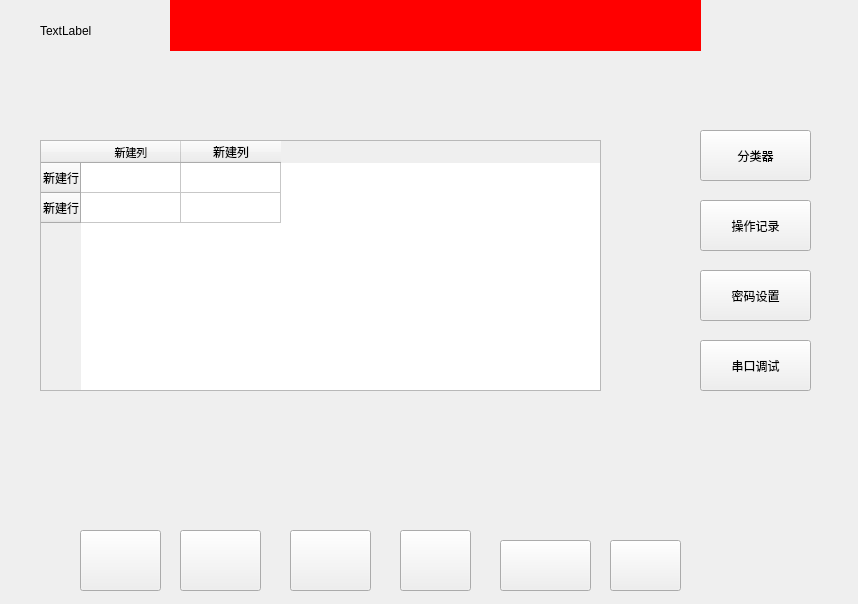
<?xml version="1.0" encoding="UTF-8"?>
<ui version="4.0">
 <class>widgetOne</class>
 <widget class="QWidget" name="widgetOne">
  <property name="geometry">
   <rect>
    <x>0</x>
    <y>0</y>
    <width>858</width>
    <height>604</height>
   </rect>
  </property>
  <property name="windowTitle">
   <string>Form</string>
  </property>
  <widget class="QStackedWidget" name="stackedWidget">
   <property name="geometry">
    <rect>
     <x>0</x>
     <y>60</y>
     <width>851</width>
     <height>481</height>
    </rect>
   </property>
   <property name="currentIndex">
    <number>1</number>
   </property>
   <widget class="QWidget" name="page_3">
    <widget class="QLineEdit" name="lineEdit_2">
     <property name="geometry">
      <rect>
       <x>30</x>
       <y>140</y>
       <width>131</width>
       <height>21</height>
      </rect>
     </property>
    </widget>
    <widget class="QLineEdit" name="lineEdit_3">
     <property name="geometry">
      <rect>
       <x>30</x>
       <y>70</y>
       <width>131</width>
       <height>21</height>
      </rect>
     </property>
    </widget>
    <widget class="QLabel" name="label_3">
     <property name="geometry">
      <rect>
       <x>30</x>
       <y>110</y>
       <width>141</width>
       <height>31</height>
      </rect>
     </property>
     <property name="text">
      <string>紫外次数(分钟)</string>
     </property>
    </widget>
    <widget class="QLineEdit" name="lineEdit_6">
     <property name="geometry">
      <rect>
       <x>30</x>
       <y>210</y>
       <width>131</width>
       <height>21</height>
      </rect>
     </property>
    </widget>
    <widget class="QLineEdit" name="lineEdit_4">
     <property name="geometry">
      <rect>
       <x>30</x>
       <y>140</y>
       <width>131</width>
       <height>21</height>
      </rect>
     </property>
    </widget>
    <widget class="QLabel" name="label_7">
     <property name="geometry">
      <rect>
       <x>30</x>
       <y>180</y>
       <width>141</width>
       <height>31</height>
      </rect>
     </property>
     <property name="text">
      <string>日光次数(小时)</string>
     </property>
    </widget>
    <widget class="QLineEdit" name="lineEdit">
     <property name="geometry">
      <rect>
       <x>30</x>
       <y>70</y>
       <width>131</width>
       <height>21</height>
      </rect>
     </property>
    </widget>
    <widget class="QLabel" name="label_8">
     <property name="geometry">
      <rect>
       <x>30</x>
       <y>180</y>
       <width>141</width>
       <height>31</height>
      </rect>
     </property>
     <property name="text">
      <string>日光次数(小时)</string>
     </property>
    </widget>
    <widget class="QLineEdit" name="lineEdit_7">
     <property name="geometry">
      <rect>
       <x>30</x>
       <y>280</y>
       <width>131</width>
       <height>21</height>
      </rect>
     </property>
     <property name="text">
      <string/>
     </property>
    </widget>
    <widget class="QLabel" name="label_5">
     <property name="geometry">
      <rect>
       <x>30</x>
       <y>250</y>
       <width>141</width>
       <height>31</height>
      </rect>
     </property>
     <property name="text">
      <string>紫外次数(小时)</string>
     </property>
    </widget>
    <widget class="QLabel" name="label">
     <property name="geometry">
      <rect>
       <x>30</x>
       <y>40</y>
       <width>141</width>
       <height>31</height>
      </rect>
     </property>
     <property name="text">
      <string>日光次数(分钟)</string>
     </property>
    </widget>
    <widget class="QLineEdit" name="lineEdit_5">
     <property name="geometry">
      <rect>
       <x>30</x>
       <y>210</y>
       <width>131</width>
       <height>21</height>
      </rect>
     </property>
    </widget>
    <widget class="QLabel" name="label_4">
     <property name="geometry">
      <rect>
       <x>30</x>
       <y>40</y>
       <width>141</width>
       <height>31</height>
      </rect>
     </property>
     <property name="text">
      <string>日光次数(分钟)</string>
     </property>
    </widget>
    <widget class="QLineEdit" name="lineEdit_8">
     <property name="geometry">
      <rect>
       <x>30</x>
       <y>280</y>
       <width>131</width>
       <height>21</height>
      </rect>
     </property>
     <property name="text">
      <string/>
     </property>
    </widget>
    <widget class="QLabel" name="label_2">
     <property name="geometry">
      <rect>
       <x>30</x>
       <y>110</y>
       <width>141</width>
       <height>31</height>
      </rect>
     </property>
     <property name="text">
      <string>紫外次数(分钟)</string>
     </property>
    </widget>
    <widget class="QPushButton" name="pushButton_19">
     <property name="geometry">
      <rect>
       <x>40</x>
       <y>330</y>
       <width>121</width>
       <height>51</height>
      </rect>
     </property>
     <property name="text">
      <string>生成</string>
     </property>
    </widget>
    <widget class="QChartView" name="graphicsView">
     <property name="geometry">
      <rect>
       <x>170</x>
       <y>50</y>
       <width>541</width>
       <height>361</height>
      </rect>
     </property>
    </widget>
   </widget>
   <widget class="QWidget" name="page_4">
    <widget class="QPushButton" name="pushButton_4">
     <property name="geometry">
      <rect>
       <x>700</x>
       <y>70</y>
       <width>111</width>
       <height>51</height>
      </rect>
     </property>
     <property name="text">
      <string>分类器</string>
     </property>
    </widget>
    <widget class="QPushButton" name="pushButton_5">
     <property name="geometry">
      <rect>
       <x>700</x>
       <y>140</y>
       <width>111</width>
       <height>51</height>
      </rect>
     </property>
     <property name="text">
      <string>操作记录</string>
     </property>
    </widget>
    <widget class="QPushButton" name="pushButton_6">
     <property name="geometry">
      <rect>
       <x>700</x>
       <y>210</y>
       <width>111</width>
       <height>51</height>
      </rect>
     </property>
     <property name="text">
      <string>密码设置</string>
     </property>
    </widget>
    <widget class="QPushButton" name="pushButton_7">
     <property name="geometry">
      <rect>
       <x>700</x>
       <y>280</y>
       <width>111</width>
       <height>51</height>
      </rect>
     </property>
     <property name="text">
      <string>串口调试</string>
     </property>
    </widget>
    <widget class="QStackedWidget" name="stackedWidget_2">
     <property name="geometry">
      <rect>
       <x>10</x>
       <y>20</y>
       <width>671</width>
       <height>431</height>
      </rect>
     </property>
     <property name="currentIndex">
      <number>1</number>
     </property>
     <widget class="QWidget" name="page_5">
      <widget class="QTextBrowser" name="textBrowser">
       <property name="geometry">
        <rect>
         <x>120</x>
         <y>120</y>
         <width>241</width>
         <height>31</height>
        </rect>
       </property>
      </widget>
      <widget class="QLabel" name="label_6">
       <property name="geometry">
        <rect>
         <x>20</x>
         <y>120</y>
         <width>91</width>
         <height>41</height>
        </rect>
       </property>
       <property name="text">
        <string>分类器名称：</string>
       </property>
      </widget>
      <widget class="QPushButton" name="pushButton_3">
       <property name="geometry">
        <rect>
         <x>440</x>
         <y>220</y>
         <width>101</width>
         <height>41</height>
        </rect>
       </property>
       <property name="text">
        <string>查询</string>
       </property>
      </widget>
      <widget class="QPushButton" name="pushButton_2">
       <property name="geometry">
        <rect>
         <x>440</x>
         <y>160</y>
         <width>101</width>
         <height>41</height>
        </rect>
       </property>
       <property name="text">
        <string>删除</string>
       </property>
      </widget>
      <widget class="QPushButton" name="pushButton">
       <property name="geometry">
        <rect>
         <x>440</x>
         <y>100</y>
         <width>101</width>
         <height>41</height>
        </rect>
       </property>
       <property name="text">
        <string>新增</string>
       </property>
      </widget>
     </widget>
     <widget class="QWidget" name="page_8">
      <widget class="QTableWidget" name="tableWidget">
       <property name="geometry">
        <rect>
         <x>30</x>
         <y>60</y>
         <width>561</width>
         <height>251</height>
        </rect>
       </property>
       <property name="lineWidth">
        <number>3</number>
       </property>
       <property name="rowCount">
        <number>2</number>
       </property>
       <row>
        <property name="text">
         <string>新建行</string>
        </property>
       </row>
       <row>
        <property name="text">
         <string>新建行</string>
        </property>
       </row>
       <column>
        <property name="text">
         <string>新建列</string>
        </property>
        <property name="font">
         <font>
          <pointsize>8</pointsize>
         </font>
        </property>
       </column>
       <column>
        <property name="text">
         <string>新建列</string>
        </property>
       </column>
      </widget>
     </widget>
     <widget class="QWidget" name="page_7">
      <widget class="QGroupBox" name="groupBox">
       <property name="geometry">
        <rect>
         <x>0</x>
         <y>80</y>
         <width>121</width>
         <height>351</height>
        </rect>
       </property>
       <property name="title">
        <string>串口设置</string>
       </property>
       <widget class="QComboBox" name="comboBox">
        <property name="geometry">
         <rect>
          <x>20</x>
          <y>50</y>
          <width>87</width>
          <height>22</height>
         </rect>
        </property>
        <item>
         <property name="text">
          <string>ttyS0</string>
         </property>
        </item>
        <item>
         <property name="text">
          <string>ttyS1</string>
         </property>
        </item>
        <item>
         <property name="text">
          <string>ttyS2</string>
         </property>
        </item>
        <item>
         <property name="text">
          <string>ttyUSB0</string>
         </property>
        </item>
       </widget>
       <widget class="QLabel" name="label_16">
        <property name="geometry">
         <rect>
          <x>20</x>
          <y>30</y>
          <width>72</width>
          <height>15</height>
         </rect>
        </property>
        <property name="text">
         <string>串口</string>
        </property>
       </widget>
       <widget class="QLabel" name="label_17">
        <property name="geometry">
         <rect>
          <x>20</x>
          <y>80</y>
          <width>72</width>
          <height>15</height>
         </rect>
        </property>
        <property name="text">
         <string>波特率</string>
        </property>
       </widget>
       <widget class="QComboBox" name="comboBox_2">
        <property name="geometry">
         <rect>
          <x>20</x>
          <y>100</y>
          <width>87</width>
          <height>22</height>
         </rect>
        </property>
        <item>
         <property name="text">
          <string>9600</string>
         </property>
        </item>
        <item>
         <property name="text">
          <string>14400</string>
         </property>
        </item>
        <item>
         <property name="text">
          <string>19200</string>
         </property>
        </item>
        <item>
         <property name="text">
          <string>38400</string>
         </property>
        </item>
        <item>
         <property name="text">
          <string>56000</string>
         </property>
        </item>
       </widget>
       <widget class="QLabel" name="label_18">
        <property name="geometry">
         <rect>
          <x>20</x>
          <y>180</y>
          <width>72</width>
          <height>15</height>
         </rect>
        </property>
        <property name="text">
         <string>停止位</string>
        </property>
       </widget>
       <widget class="QLabel" name="label_19">
        <property name="geometry">
         <rect>
          <x>20</x>
          <y>130</y>
          <width>72</width>
          <height>15</height>
         </rect>
        </property>
        <property name="text">
         <string>校验位</string>
        </property>
       </widget>
       <widget class="QComboBox" name="comboBox_3">
        <property name="geometry">
         <rect>
          <x>20</x>
          <y>150</y>
          <width>87</width>
          <height>22</height>
         </rect>
        </property>
        <item>
         <property name="text">
          <string>无</string>
         </property>
        </item>
        <item>
         <property name="text">
          <string>奇</string>
         </property>
        </item>
        <item>
         <property name="text">
          <string>偶</string>
         </property>
        </item>
       </widget>
       <widget class="QComboBox" name="comboBox_4">
        <property name="geometry">
         <rect>
          <x>20</x>
          <y>200</y>
          <width>87</width>
          <height>22</height>
         </rect>
        </property>
        <item>
         <property name="text">
          <string>1</string>
         </property>
        </item>
        <item>
         <property name="text">
          <string>1.5</string>
         </property>
        </item>
        <item>
         <property name="text">
          <string>2</string>
         </property>
        </item>
       </widget>
       <widget class="QPushButton" name="pushButton_16">
        <property name="geometry">
         <rect>
          <x>20</x>
          <y>240</y>
          <width>81</width>
          <height>31</height>
         </rect>
        </property>
        <property name="text">
         <string>检测串口</string>
        </property>
       </widget>
       <widget class="QCheckBox" name="checkBox">
        <property name="geometry">
         <rect>
          <x>20</x>
          <y>280</y>
          <width>91</width>
          <height>19</height>
         </rect>
        </property>
        <property name="text">
         <string>连续发送</string>
        </property>
       </widget>
       <widget class="QLabel" name="label_20">
        <property name="geometry">
         <rect>
          <x>20</x>
          <y>310</y>
          <width>72</width>
          <height>15</height>
         </rect>
        </property>
        <property name="text">
         <string>间隔(毫秒)</string>
        </property>
       </widget>
       <widget class="QSpinBox" name="spinBox">
        <property name="geometry">
         <rect>
          <x>20</x>
          <y>330</y>
          <width>81</width>
          <height>21</height>
         </rect>
        </property>
       </widget>
      </widget>
      <widget class="QGroupBox" name="groupBox_2">
       <property name="geometry">
        <rect>
         <x>120</x>
         <y>80</y>
         <width>541</width>
         <height>61</height>
        </rect>
       </property>
       <property name="title">
        <string>接收数据</string>
       </property>
       <widget class="QRadioButton" name="radioButton">
        <property name="geometry">
         <rect>
          <x>20</x>
          <y>20</y>
          <width>115</width>
          <height>19</height>
         </rect>
        </property>
        <property name="text">
         <string>字符-字符</string>
        </property>
       </widget>
       <widget class="QRadioButton" name="radioButton_2">
        <property name="geometry">
         <rect>
          <x>130</x>
          <y>20</y>
          <width>115</width>
          <height>19</height>
         </rect>
        </property>
        <property name="text">
         <string>字符-HEX</string>
        </property>
       </widget>
       <widget class="QRadioButton" name="radioButton_3">
        <property name="geometry">
         <rect>
          <x>230</x>
          <y>20</y>
          <width>115</width>
          <height>20</height>
         </rect>
        </property>
        <property name="text">
         <string>字符-HEX</string>
        </property>
       </widget>
       <widget class="QPushButton" name="pushButton_17">
        <property name="geometry">
         <rect>
          <x>430</x>
          <y>20</y>
          <width>81</width>
          <height>31</height>
         </rect>
        </property>
        <property name="text">
         <string>清空显示</string>
        </property>
       </widget>
       <widget class="QLCDNumber" name="lcdNumber">
        <property name="geometry">
         <rect>
          <x>330</x>
          <y>20</y>
          <width>91</width>
          <height>31</height>
         </rect>
        </property>
        <property name="styleSheet">
         <string notr="true">background-color: rgb(0, 255, 127);</string>
        </property>
       </widget>
      </widget>
      <widget class="QLineEdit" name="lineEdit_14">
       <property name="geometry">
        <rect>
         <x>120</x>
         <y>140</y>
         <width>541</width>
         <height>241</height>
        </rect>
       </property>
      </widget>
      <widget class="QGroupBox" name="groupBox_3">
       <property name="geometry">
        <rect>
         <x>120</x>
         <y>390</y>
         <width>541</width>
         <height>41</height>
        </rect>
       </property>
       <property name="title">
        <string>发送数据</string>
       </property>
       <widget class="QPushButton" name="pushButton_18">
        <property name="geometry">
         <rect>
          <x>430</x>
          <y>10</y>
          <width>111</width>
          <height>31</height>
         </rect>
        </property>
        <property name="text">
         <string>发送</string>
        </property>
       </widget>
       <widget class="QLCDNumber" name="lcdNumber_2">
        <property name="geometry">
         <rect>
          <x>20</x>
          <y>20</y>
          <width>81</width>
          <height>23</height>
         </rect>
        </property>
        <property name="styleSheet">
         <string notr="true">background-color: rgb(0, 255, 127);</string>
        </property>
       </widget>
      </widget>
      <widget class="QGroupBox" name="groupBox_5">
       <property name="geometry">
        <rect>
         <x>10</x>
         <y>30</y>
         <width>651</width>
         <height>41</height>
        </rect>
       </property>
       <property name="styleSheet">
        <string notr="true">background-color: rgb(255, 255, 255);</string>
       </property>
       <property name="title">
        <string/>
       </property>
      </widget>
      <widget class="QGroupBox" name="groupBox_4">
       <property name="geometry">
        <rect>
         <x>10</x>
         <y>0</y>
         <width>651</width>
         <height>31</height>
        </rect>
       </property>
       <property name="styleSheet">
        <string notr="true">background-color: rgb(255, 255, 255);</string>
       </property>
       <property name="title">
        <string/>
       </property>
      </widget>
     </widget>
     <widget class="QWidget" name="page_6">
      <widget class="QLabel" name="label_9">
       <property name="geometry">
        <rect>
         <x>200</x>
         <y>10</y>
         <width>101</width>
         <height>31</height>
        </rect>
       </property>
       <property name="text">
        <string>密码设置</string>
       </property>
      </widget>
      <widget class="QLabel" name="label_10">
       <property name="geometry">
        <rect>
         <x>40</x>
         <y>50</y>
         <width>121</width>
         <height>31</height>
        </rect>
       </property>
       <property name="text">
        <string>请输入静态码 ：</string>
       </property>
      </widget>
      <widget class="QLabel" name="label_11">
       <property name="geometry">
        <rect>
         <x>40</x>
         <y>90</y>
         <width>121</width>
         <height>31</height>
        </rect>
       </property>
       <property name="text">
        <string>请输入安全码 ：</string>
       </property>
      </widget>
      <widget class="QLabel" name="label_12">
       <property name="geometry">
        <rect>
         <x>40</x>
         <y>130</y>
         <width>141</width>
         <height>31</height>
        </rect>
       </property>
       <property name="text">
        <string>再次请输入静态码 ：</string>
       </property>
      </widget>
      <widget class="QLabel" name="label_13">
       <property name="geometry">
        <rect>
         <x>40</x>
         <y>170</y>
         <width>141</width>
         <height>31</height>
        </rect>
       </property>
       <property name="text">
        <string>再次请输入安全码 ：</string>
       </property>
      </widget>
      <widget class="QLabel" name="label_14">
       <property name="geometry">
        <rect>
         <x>40</x>
         <y>200</y>
         <width>121</width>
         <height>31</height>
        </rect>
       </property>
       <property name="text">
        <string>密码设定为 ：</string>
       </property>
      </widget>
      <widget class="QLineEdit" name="lineEdit_9">
       <property name="geometry">
        <rect>
         <x>200</x>
         <y>50</y>
         <width>231</width>
         <height>21</height>
        </rect>
       </property>
      </widget>
      <widget class="QLineEdit" name="lineEdit_10">
       <property name="geometry">
        <rect>
         <x>200</x>
         <y>90</y>
         <width>231</width>
         <height>21</height>
        </rect>
       </property>
      </widget>
      <widget class="QLineEdit" name="lineEdit_11">
       <property name="geometry">
        <rect>
         <x>200</x>
         <y>130</y>
         <width>231</width>
         <height>21</height>
        </rect>
       </property>
      </widget>
      <widget class="QLineEdit" name="lineEdit_12">
       <property name="geometry">
        <rect>
         <x>200</x>
         <y>170</y>
         <width>231</width>
         <height>21</height>
        </rect>
       </property>
      </widget>
      <widget class="QLineEdit" name="lineEdit_13">
       <property name="geometry">
        <rect>
         <x>200</x>
         <y>210</y>
         <width>231</width>
         <height>21</height>
        </rect>
       </property>
      </widget>
      <widget class="QPushButton" name="pushButton_8">
       <property name="geometry">
        <rect>
         <x>100</x>
         <y>260</y>
         <width>111</width>
         <height>41</height>
        </rect>
       </property>
       <property name="text">
        <string>修改</string>
       </property>
      </widget>
      <widget class="QPushButton" name="pushButton_9">
       <property name="geometry">
        <rect>
         <x>270</x>
         <y>260</y>
         <width>111</width>
         <height>41</height>
        </rect>
       </property>
       <property name="text">
        <string>保存</string>
       </property>
      </widget>
     </widget>
    </widget>
   </widget>
  </widget>
  <widget class="QPushButton" name="pushButton_10">
   <property name="geometry">
    <rect>
     <x>80</x>
     <y>530</y>
     <width>81</width>
     <height>61</height>
    </rect>
   </property>
   <property name="styleSheet">
    <string notr="true">border-image: url(:/img/home.png);</string>
   </property>
   <property name="text">
    <string/>
   </property>
  </widget>
  <widget class="QPushButton" name="pushButton_11">
   <property name="geometry">
    <rect>
     <x>180</x>
     <y>530</y>
     <width>81</width>
     <height>61</height>
    </rect>
   </property>
   <property name="styleSheet">
    <string notr="true">border-image: url(:/img/set.png);</string>
   </property>
   <property name="text">
    <string/>
   </property>
  </widget>
  <widget class="QPushButton" name="pushButton_12">
   <property name="geometry">
    <rect>
     <x>290</x>
     <y>530</y>
     <width>81</width>
     <height>61</height>
    </rect>
   </property>
   <property name="styleSheet">
    <string notr="true">border-image: url(:/img/bug.png);</string>
   </property>
   <property name="text">
    <string/>
   </property>
  </widget>
  <widget class="QPushButton" name="pushButton_13">
   <property name="geometry">
    <rect>
     <x>400</x>
     <y>530</y>
     <width>71</width>
     <height>61</height>
    </rect>
   </property>
   <property name="styleSheet">
    <string notr="true">border-image: url(:/img/file.png);</string>
   </property>
   <property name="text">
    <string/>
   </property>
  </widget>
  <widget class="QPushButton" name="pushButton_14">
   <property name="geometry">
    <rect>
     <x>500</x>
     <y>540</y>
     <width>91</width>
     <height>51</height>
    </rect>
   </property>
   <property name="styleSheet">
    <string notr="true">border-image: url(:/img/obj.png);</string>
   </property>
   <property name="text">
    <string/>
   </property>
  </widget>
  <widget class="QPushButton" name="pushButton_15">
   <property name="geometry">
    <rect>
     <x>610</x>
     <y>540</y>
     <width>71</width>
     <height>51</height>
    </rect>
   </property>
   <property name="styleSheet">
    <string notr="true">border-image: url(:/img/close.png);</string>
   </property>
   <property name="text">
    <string/>
   </property>
  </widget>
  <widget class="QLabel" name="label_15">
   <property name="geometry">
    <rect>
     <x>40</x>
     <y>10</y>
     <width>101</width>
     <height>41</height>
    </rect>
   </property>
   <property name="text">
    <string>TextLabel</string>
   </property>
  </widget>
  <widget class="QLabel" name="label_21">
   <property name="geometry">
    <rect>
     <x>170</x>
     <y>0</y>
     <width>531</width>
     <height>51</height>
    </rect>
   </property>
   <property name="styleSheet">
    <string notr="true">background-color: rgb(255, 0, 0);</string>
   </property>
   <property name="text">
    <string/>
   </property>
  </widget>
 </widget>
 <customwidgets>
  <customwidget>
   <class>QChartView</class>
   <extends>QGraphicsView</extends>
   <header location="global">qchartview.h</header>
  </customwidget>
 </customwidgets>
 <resources/>
 <connections>
  <connection>
   <sender>pushButton_10</sender>
   <signal>clicked()</signal>
   <receiver>stackedWidget</receiver>
   <slot>show()</slot>
   <hints>
    <hint type="sourcelabel">
     <x>118</x>
     <y>472</y>
    </hint>
    <hint type="destinationlabel">
     <x>201</x>
     <y>377</y>
    </hint>
   </hints>
  </connection>
 </connections>
</ui>
